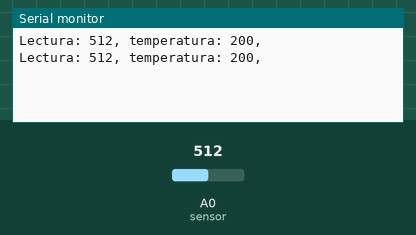
A sketch run on a simulated Arduino Uno, built with avr-gcc and run on an emulated ATmega328P. On the bench: the last lines printed to the serial monitor. The inputs (shaded band) are chosen by the test bench; at power-on: A0 (sensor) = 512.

Above: at 1.8 s.
1.9 s: A0 (sensor) set to 716
At 2.8 s:
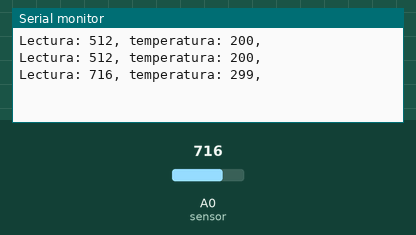
3.4 s: A0 (sensor) set to 900
At 4.8 s:
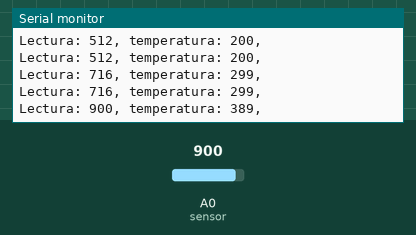
Timing chart, 0 to 6.4 s (numbered marks = the images above; inputs shaded):
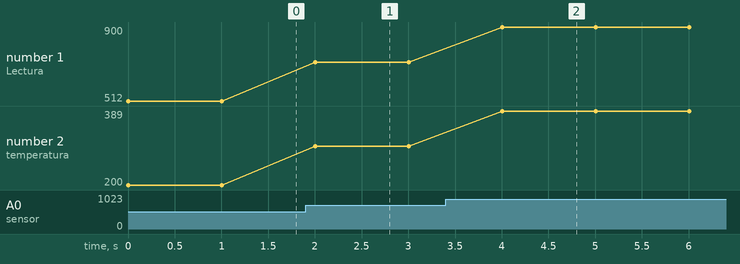

The sketch:

ejercicio_13.ino
```cpp
// C++ code
//


void setup()
{
  // Inicializar el puerto serie para la salida de datos
  Serial.begin(9600);
}

void loop()
{
  // Declaración de variables
int lectura, temp;  // 'lectura' almacenará el valor leído del sensor, 'temp' almacenará la temperatura en °C

// Leer el valor analógico del sensor conectado al pin A0
lectura = analogRead(A0);  // 'analogRead(A0)' devuelve un valor entre 0 y 1023 dependiendo de la lectura del sensor

// Imprimir la lectura del sensor
Serial.print("Lectura: ");   // Imprime un texto indicando que se mostrará la lectura
Serial.print(lectura);      // Imprime el valor numérico de la lectura del sensor (0-1023)

// Imprimir la temperatura calculada
Serial.print(", temperatura: ");  // Imprime un texto que indica que a continuación se mostrará la temperatura
temp = (lectura * (500.0 / 1023.0)) - 50.0;  // Convierte el valor de la lectura a temperatura en °C
  // (lectura * (500.0 / 1023.0)) convierte el valor analógico (0-1023) a un voltaje en mV
  // Luego, le restamos 50.0 para ajustar el offset de la temperatura (esto depende del sensor)
Serial.print(temp);   // Imprime la temperatura en °C calculada
Serial.println(",");  // Añade una coma y salta una línea para una nueva lectura en el siguiente ciclo

// Esperar 1 segundo antes de hacer otra lectura
delay(1000);   // Espera 1000 milisegundos (1 segundo) antes de realizar otra lectura


}
```

Measured:
- after the input at 1.9 s, the serial monitor: prints a new line after 0.10 s (image 1)
- after the input at 3.4 s, the serial monitor: prints a new line after 0.60 s (image 2)
- plotted number 1: 512 → 716 after the input at 1.9 s, 716 → 900 after the input at 3.4 s
- plotted number 2: 200 → 299 after the input at 1.9 s, 299 → 389 after the input at 3.4 s
